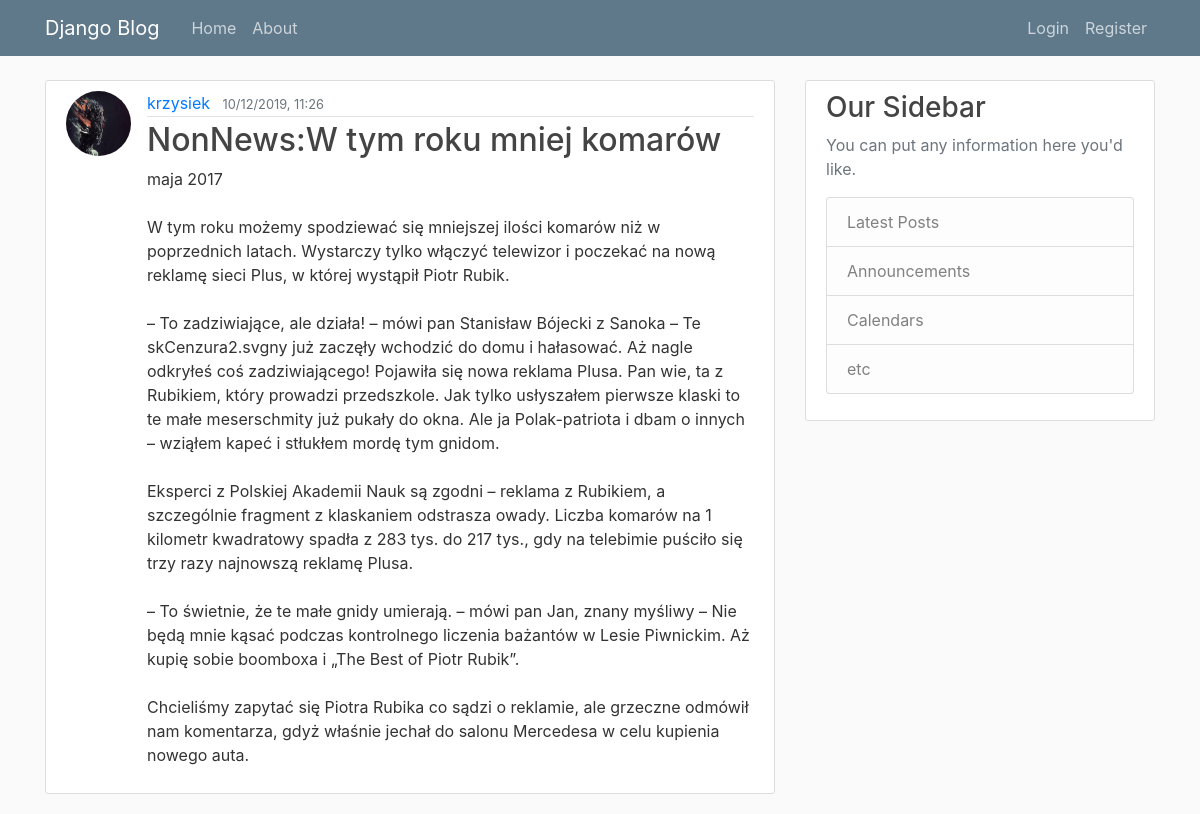
The app's page /post/17/ with its own data.
### blog/models.py (models this page shows, shortened)
class Post(models.Model):
    title = models.CharField(max_length=100)
    content = models.TextField()
    date_posted = models.DateTimeField(default=timezone.now)
    author = models.ForeignKey(User, on_delete=models.CASCADE)

### users/models.py (models this page shows, shortened)
class Profile(models.Model):
    user = models.OneToOneField(User, on_delete=models.CASCADE)
    image = models.ImageField(default='default.jpg', upload_to='profile_pics')

### blog/views.py (the view)
# urls.py: path('post/<int:pk>/', PostDetailView.as_view(), name='post-detail'),
class PostDetailView(DetailView):
    model = Post

### blog/templates/blog/post_detail.html (shortened to what this page needs)
{% extends "blog/base.html" %}
{% block content %}
    <article class="media content-section">
        <img class="rounded-circle article-img" src="{{ object.author.profile.image.url }}">
        <div class="media-body">
            <div class="article-metadata">
                <a class="mr-2" href="{% url 'user-posts' object.author.username %}">{{ object.author }}</a>
                <small class="text-muted">{{ object.date_posted|date:"d/m/Y, H:i" }}</small>
            </div>
            <h2 class="article-title">{{ object.title }}</h2>
            <p class="article-content">{{ object.content }}</p>
        </div>
    </article>
{% endblock content %}

### blog/static/blog/main.css (style rules this page uses)
body { background: #fafafa; color: #333333; margin-top: 5rem; }
h1, h2, h3, h4, h5, h6 { color: #444444; }
.content-section { background: #ffffff; padding: 10px 20px; border: 1px solid #dddddd; border-radius: 3px; margin-bottom: 20px; }
.article-title { color: #444444; }
.article-content { white-space: pre-line; }
.article-img { height: 65px; width: 65px; margin-right: 16px; }
.article-metadata { padding-bottom: 1px; margin-bottom: 4px; border-bottom: 1px solid #e3e3e3 }

### records on screen
Post: author.profile.image (picture), author "krzysiek", date_posted "10/12/2019, 11:26", title "NonNews:W tym roku mniej komarów", content "maja 2017 W tym roku możemy spodziewać się mniejszej ilości komarów niż w poprzednich latach. Wystarczy tylko włączyć telewizor i poczekać na nową reklamę sieci Plus, w której wystąpił Piotr Rubik. – To zadziwiające, ale działa! – mówi pan Stanisław Bójecki z Sanoka – Te skCenzura2.svgny już zaczęły wchodzić do domu i hałasować. Aż nagle odkryłeś coś zadziwiającego! Pojawiła się nowa reklama Plusa. Pan wie, ta z Rubikiem, który prowadzi przedszkole. Jak tylko usłyszałem pierwsze klaski to te małe meserschmity już pukały do okna. Ale ja Polak-patriota i dbam o innych – wziąłem kapeć i stłukłem mordę tym gnidom. Eksperci z Polskiej Akademii Nauk są zgodni – reklama z Rubikiem, a szczególnie…"
